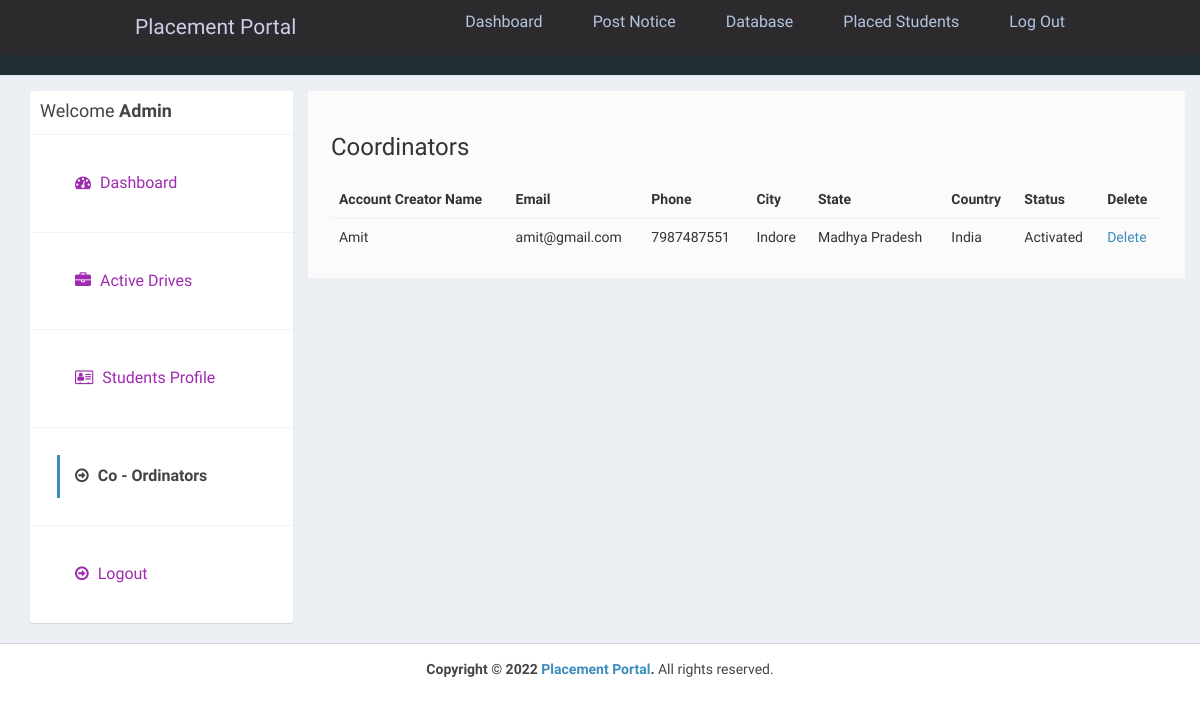
The page /admin/companies.php (signed in) on the database as committed earlier.
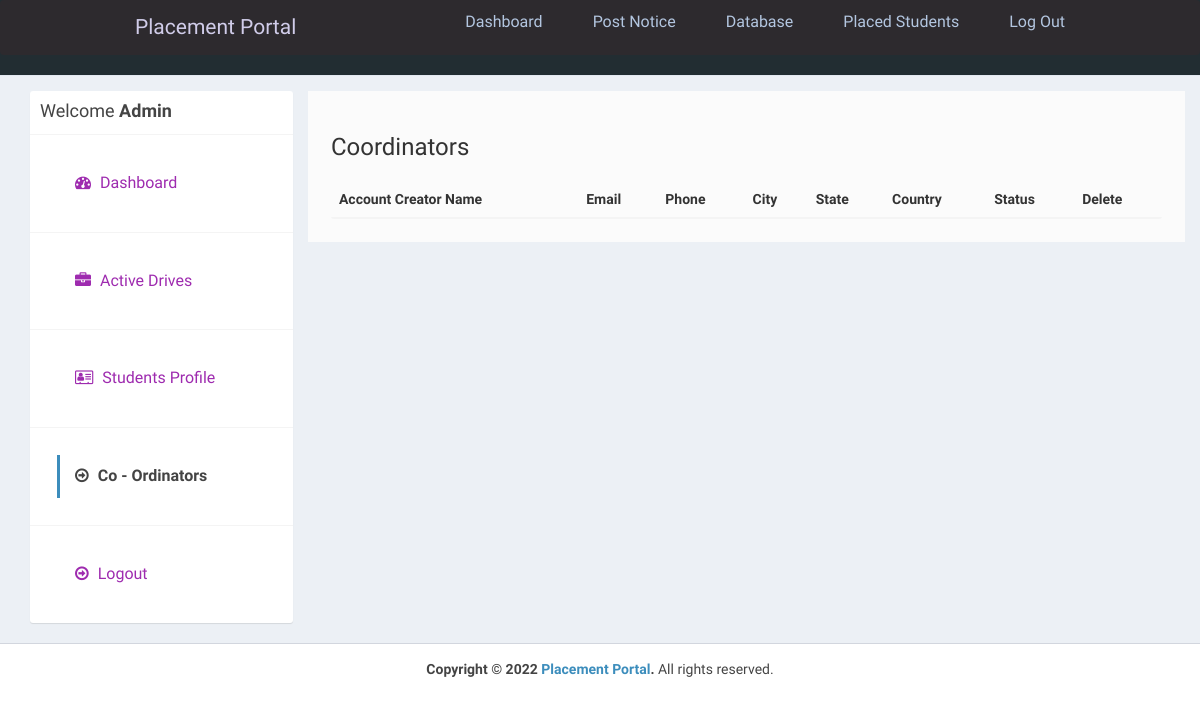
The same page on the database as committed later.
### tables this page shows
CREATE TABLE `company` (
  `id_company` int(11) NOT NULL AUTO_INCREMENT,
  `name` varchar(255) NOT NULL,
  `companyname` varchar(255) NOT NULL,
  `country` varchar(255) NOT NULL,
  `state` varchar(255) NOT NULL,
  `city` varchar(255) NOT NULL,
  `contactno` varchar(255) NOT NULL,
  `website` varchar(255) NOT NULL,
  `email` varchar(255) NOT NULL,
  `password` varchar(255) NOT NULL,
  `aboutme` varchar(255) DEFAULT NULL,
  `logo` varchar(255) NOT NULL,
  `createdAt` timestamp NOT NULL DEFAULT current_timestamp(),
  `active` int(11) NOT NULL DEFAULT 2,
  PRIMARY KEY (`id_company`),
  UNIQUE KEY `email` (`email`)
);

### admin/companies.php (the view, shortened to what this page needs)
<?php
require_once("../db.php");
?>
<!DOCTYPE html>
<html>
<head>
  <link rel="stylesheet" href="https://cdnjs.cloudflare.com/ajax/libs/twitter-bootstrap/3.3.7/css/bootstrap.min.css">
  <link rel="stylesheet" href="https://cdnjs.cloudflare.com/ajax/libs/font-awesome/4.7.0/css/font-awesome.min.css">
  <link rel="stylesheet" href="https://cdnjs.cloudflare.com/ajax/libs/ionicons/2.0.1/css/ionicons.min.css">
  <link rel="stylesheet" href="https://cdn.datatables.net/1.10.15/css/jquery.dataTables.min.css">
  <link rel="stylesheet" href="../css/AdminLTE.min.css">
  <link rel="stylesheet" href="../css/_all-skins.min.css">
  <link rel="stylesheet" href="../css/custom.css">
</head>
<body class="hold-transition skin-green sidebar-mini">
  <div class="wrapper">
    <?php
    include 'header.php';
    ?>
    <div class="content-wrapper" style="margin-left: 0px;">
      <section id="candidates" class="content-header">
        <div class="container">
          <div class="row">
            <div class="col-md-3">
              <div class="box box-solid">
                <div class="box-header with-border">
                  <h3 class="box-title">Welcome <b>Admin</b></h3>
                </div>
                <div class="box-body no-padding">
                  <ul class="nav nav-pills nav-stacked">
                    <li><a href="dashboard.php"><i class="fa fa-dashboard"></i> Dashboard</a></li>
                    <li><a href="active-jobs.php"><i class="fa fa-briefcase"></i> Active Drives</a></li>
                    <li><a href="applications.php"><i class="fa fa-address-card-o"></i> Students Profile</a></li>
                    <li class="active"><a href="companies.php"><i class="fa fa-arrow-circle-o-right"></i> Co - Ordinators</a></li>
                    <li><a href="../logout.php"><i class="fa fa-arrow-circle-o-right"></i> Logout</a></li>
                  </ul>
                </div>
              </div>
            </div>
            <div class="col-md-9 bg-white padding-2">
              <h3>Coordinators</h3>
              <div class="row margin-top-20">
                <div class="col-md-12">
                  <div class="box-body table-responsive no-padding">
                    <table id="example2" class="table table-hover">
                      <thead>
                        <th>Account Creator Name</th>
                        <th>Email</th>
                        <th>Phone</th>
                        <th>City</th>
                        <th>State</th>
                        <th>Country</th>
                        <th>Status</th>
                        <th>Delete</th>
                      </thead>
                      <tbody>
                        <?php
                        $sql = "SELECT * FROM company";
                        $result = $conn->query($sql);
                        if ($result->num_rows > 0) {
                          while ($row = $result->fetch_assoc()) {
                        ?>
                            <tr>
                              <td><?php echo $row['name']; ?></td>
                              <td><?php echo $row['email']; ?></td>
                              <td><?php echo $row['contactno']; ?></td>
                              <td><?php echo $row['city']; ?></td>
                              <td><?php echo $row['state']; ?></td>
                              <td><?php echo $row['country']; ?></td>
                              <td>
                                <?php
                                if ($row['active'] == '1') {
                                  echo "Activated";
                                } else if ($row['active'] == '2') {
                                ?>
                                  <a href="reject-company.php?id=<?php echo $row['id_company']; ?>">Reject</a> <a href="approve-company.php?id=<?php echo $row['id_company']; ?>">Approve</a>
                                <?php
                                } else if ($row['active'] == '3') {
                                ?>
                                  <a href="approve-company.php?id=<?php echo $row['id_company']; ?>">Reactivate</a>
                                <?php
                                } else if ($row['active'] == '0') {
                                  echo "Rejected";
                                }
                                ?>
                              </td>
                              <td><a href="delete-company.php?id=<?php echo $row['id_company']; ?>">Delete</a></td>
                            </tr>
                        <?php
                          }
                        }
                        ?>
                      </tbody>
                    </table>
                  </div>
                </div>
              </div>
            </div>
          </div>
        </div>
      </section>
    </div>
    <footer class="main-footer" style="margin-left: 0px;">
      <div class="text-center">
        <strong>Copyright &copy; 2022 <a href="learningfromscratch.online">Placement Portal</a>.</strong> All rights
        reserved.
      </div>
    </footer>
  </div>
</body>
</html>

Rows that differ between the two databases and show on the page:
removed company: name "Amit", email "amit@gmail.com", contactno "7987487551", city "Indore", state "Madhya Pradesh", country "India", active "Activated"
